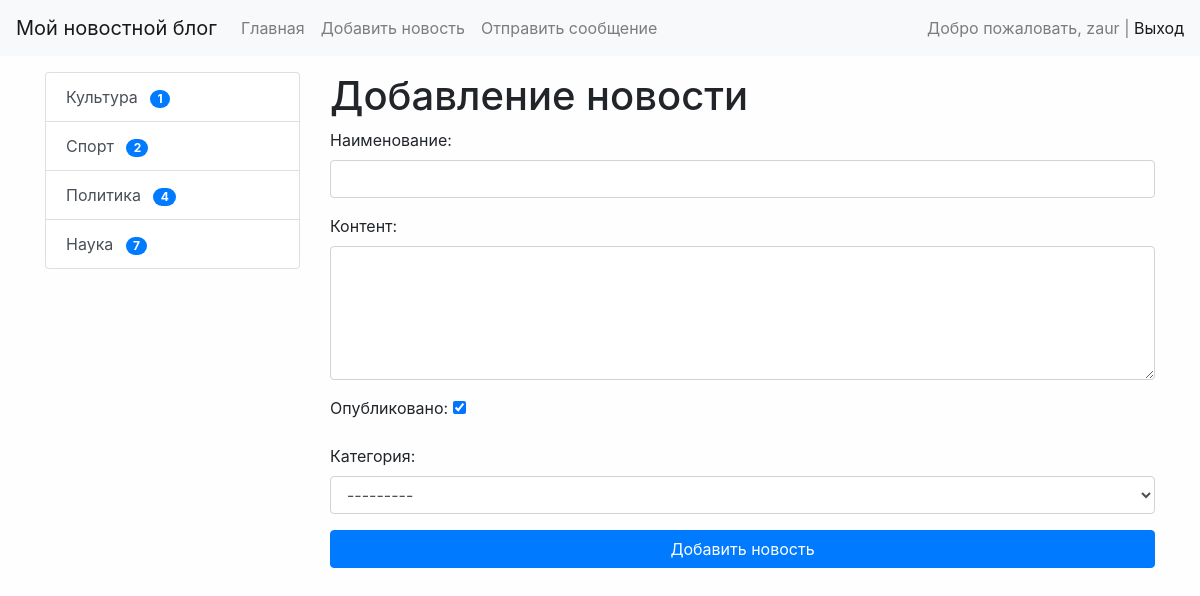
The app's page /news/add-news/ (signed in) with its own data.
### news/models.py (models this page shows)
class Category(models.Model):
    title = models.CharField(
        max_length=150, db_index=True, verbose_name='Наиминование категории')
    def get_absolute_url(self):
        return reverse("category", kwargs={"category_id": self.pk})
    def __str__(self):
        return self.title
    class Meta:
        verbose_name = 'Категория'
        verbose_name_plural = 'Категории'
        ordering = ['title']

### news/views.py (the view)
# urls.py: path('news/add-news/', CreateNews.as_view(), name='add_news'),
class CreateNews(LoginRequiredMixin, CreateView):
    form_class = NewsForm
    template_name = 'news/add_news.html'
    login_url = '/admin/'

### news/forms.py (shortened to what this page needs)
class NewsForm(forms.ModelForm):
    class Meta:
        model = News
        fields = ['title', 'content', 'is_published', 'category']
        widgets = {
            'title': forms.TextInput(attrs={'class': 'form-control'}),
            'content': forms.Textarea(attrs={'class': 'form-control', 'rows': 5}),
            'category': forms.Select(attrs={'class': 'form-control'})
        }

### news/templatetags/news_tags.py (called while the page is built)
@register.inclusion_tag('news/list_categories.html')
def show_categories():
    categories = Category.objects.annotate(
        cnt=Count('news', filter=F('news__is_published'))).filter(cnt__gt=0)
    return {'categories': categories}

### news/templates/news/add_news.html (shortened to what this page needs)
{% extends 'base.html' %}  {% block sidebar %} {% include 'inc/_sidebar.html' %} {%endblock%}
{% block content %}
<h1>Добавление новости</h1>
<form
	action='{% url "add_news" %}'
	method="post"
>
	{% csrf_token %} {{form.as_p}} {{form.non_field.errors}}
	<button
		type="submit"
		class="btn btn-primary btn-block"
	>
		Добавить новость
	</button>
</form>
{%endblock%}

### templates/inc/_nav.html (shortened to what this page needs)
<nav class="navbar navbar-expand-lg navbar-light bg-light">
	<a
		class="navbar-brand"
		href="{% url 'home' %} "
		>Мой новостной блог</a
	>
	<div
		class="collapse navbar-collapse"
		id="navbarSupportedContent"
	>
		<ul class="navbar-nav mr-auto">
			<li class="nav-item">
				<a
					class="nav-link"
					href="{% url 'home' %}"
					>Главная</a
				>
			</li>
			{% if request.user.is_authenticated %}
			<li class="nav-item">
				<a
					class="nav-link"
					href="{% url 'add_news' %}"
					>Добавить новость</a
				>
			</li>
			<li class="nav-item">
				<a
					class="nav-link"
					href="{% url 'contact' %}"
					>Отправить сообщение</a
				>
			</li>
			{%endif%}
		</ul>
		<span class="navbar-text">
			{% if request.user.is_authenticated %} Добро пожаловать, {{user.username}}
			| <a href="{%url 'logout'%}">Выход</a>
			{%else%}
			<a href="{%url 'register'%}">Регистрация</a> |
			<a href="{%url 'login'%}">Вход</a>
			{%endif%}
		</span>
	</div>
</nav>

### news/templates/news/list_categories.html
<div class="list-group">
	{% for item in categories %}
	<a
		href="{{ item.get_absolute_url }}"
		class="list-group-item list-group-item-action"
		>{{ item.title}}
		<span class="ml-2 badge badge-primary badge-pill">{{item.cnt}}</span>
	</a>
	{% endfor %}
</div>

### mysite/static/css/style.css (style rules this page uses)
body { background-color: #fefefe; }

### records on screen
Category: title "Культура", cnt "1"
Category: title "Спорт", cnt "2"
Category: title "Политика", cnt "4"
Category: title "Наука", cnt "7"

### other values on screen
{{ user.username }} "zaur"
